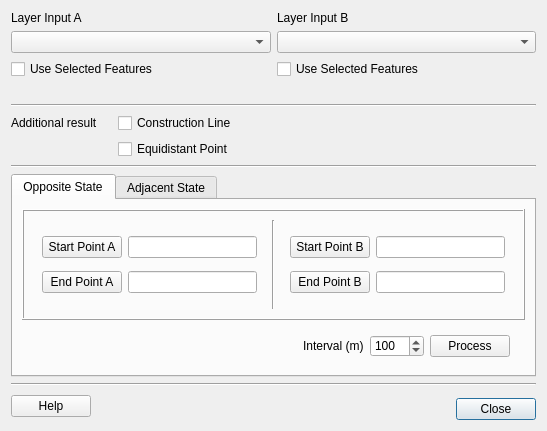
<?xml version="1.0" encoding="UTF-8"?>
<ui version="4.0">
 <class>EquiDistDialog</class>
 <widget class="QDialog" name="EquiDistDialog">
  <property name="geometry">
   <rect>
    <x>0</x>
    <y>0</y>
    <width>547</width>
    <height>431</height>
   </rect>
  </property>
  <property name="windowTitle">
   <string>EqDistant Plugin</string>
  </property>
  <layout class="QGridLayout" name="gridLayout_4">
   <item row="0" column="0" colspan="5">
    <layout class="QGridLayout" name="gridLayout">
     <item row="0" column="0">
      <widget class="QLabel" name="labelB_2">
       <property name="text">
        <string>Layer Input A</string>
       </property>
      </widget>
     </item>
     <item row="0" column="1">
      <widget class="QLabel" name="labelB">
       <property name="text">
        <string>Layer Input B</string>
       </property>
      </widget>
     </item>
     <item row="1" column="0">
      <widget class="QComboBox" name="layerInputA"/>
     </item>
     <item row="1" column="1">
      <widget class="QComboBox" name="layerInputB"/>
     </item>
     <item row="2" column="0">
      <widget class="QCheckBox" name="checkBox_pilihA">
       <property name="text">
        <string>Use Selected Features</string>
       </property>
      </widget>
     </item>
     <item row="2" column="1">
      <widget class="QCheckBox" name="checkBox_pilihB">
       <property name="text">
        <string>Use Selected Features</string>
       </property>
      </widget>
     </item>
     <item row="3" column="1">
      <widget class="QLabel" name="labelTitikB">
       <property name="font">
        <font>
         <pointsize>8</pointsize>
         <italic>true</italic>
        </font>
       </property>
       <property name="text">
        <string/>
       </property>
      </widget>
     </item>
     <item row="3" column="0">
      <widget class="QLabel" name="labelTitikA">
       <property name="font">
        <font>
         <pointsize>8</pointsize>
         <italic>true</italic>
        </font>
       </property>
       <property name="text">
        <string/>
       </property>
      </widget>
     </item>
    </layout>
   </item>
   <item row="18" column="0" colspan="5">
    <widget class="Line" name="line_5">
     <property name="orientation">
      <enum>Qt::Horizontal</enum>
     </property>
    </widget>
   </item>
   <item row="20" column="4">
    <widget class="QPushButton" name="btnClose">
     <property name="maximumSize">
      <size>
       <width>80</width>
       <height>16777215</height>
      </size>
     </property>
     <property name="text">
      <string>Close</string>
     </property>
    </widget>
   </item>
   <item row="19" column="0" rowspan="2" colspan="2">
    <widget class="QPushButton" name="btnHelp">
     <property name="maximumSize">
      <size>
       <width>80</width>
       <height>16777215</height>
      </size>
     </property>
     <property name="text">
      <string>Help</string>
     </property>
    </widget>
   </item>
   <item row="19" column="2" rowspan="2" colspan="2">
    <spacer name="horizontalSpacer">
     <property name="orientation">
      <enum>Qt::Horizontal</enum>
     </property>
     <property name="sizeHint" stdset="0">
      <size>
       <width>49</width>
       <height>20</height>
      </size>
     </property>
    </spacer>
   </item>
   <item row="1" column="0" colspan="5">
    <widget class="Line" name="line_2">
     <property name="orientation">
      <enum>Qt::Horizontal</enum>
     </property>
    </widget>
   </item>
   <item row="8" column="0" colspan="5">
    <widget class="Line" name="line_4">
     <property name="orientation">
      <enum>Qt::Horizontal</enum>
     </property>
    </widget>
   </item>
   <item row="2" column="0">
    <widget class="QLabel" name="label_7">
     <property name="text">
      <string>Additional result</string>
     </property>
    </widget>
   </item>
   <item row="2" column="1">
    <widget class="QCheckBox" name="checkBox_cLine">
     <property name="text">
      <string>Construction Line</string>
     </property>
    </widget>
   </item>
   <item row="3" column="1">
    <widget class="QCheckBox" name="checkBox_titikEq">
     <property name="text">
      <string>Equidistant Point</string>
     </property>
    </widget>
   </item>
   <item row="9" column="0" colspan="5">
    <widget class="QTabWidget" name="tabMenu">
     <property name="enabled">
      <bool>true</bool>
     </property>
     <property name="tabPosition">
      <enum>QTabWidget::North</enum>
     </property>
     <property name="tabShape">
      <enum>QTabWidget::Rounded</enum>
     </property>
     <property name="currentIndex">
      <number>0</number>
     </property>
     <property name="documentMode">
      <bool>false</bool>
     </property>
     <property name="tabsClosable">
      <bool>false</bool>
     </property>
     <property name="movable">
      <bool>false</bool>
     </property>
     <widget class="QWidget" name="opposite">
      <attribute name="title">
       <string>Opposite State</string>
      </attribute>
      <layout class="QGridLayout" name="gridLayout_5">
       <item row="0" column="0" colspan="2">
        <widget class="QFrame" name="frame_8">
         <property name="frameShape">
          <enum>QFrame::Box</enum>
         </property>
         <property name="frameShadow">
          <enum>QFrame::Raised</enum>
         </property>
         <layout class="QGridLayout" name="gridLayout_9">
          <item row="0" column="1">
           <widget class="Line" name="line">
            <property name="orientation">
             <enum>Qt::Vertical</enum>
            </property>
           </widget>
          </item>
          <item row="0" column="0">
           <widget class="QFrame" name="frame">
            <property name="frameShape">
             <enum>QFrame::NoFrame</enum>
            </property>
            <property name="frameShadow">
             <enum>QFrame::Raised</enum>
            </property>
            <layout class="QGridLayout" name="gridLayout_3">
             <item row="0" column="0">
              <layout class="QHBoxLayout" name="horizontalLayout_3">
               <item>
                <widget class="QPushButton" name="opp_btnStartA">
                 <property name="sizePolicy">
                  <sizepolicy hsizetype="Fixed" vsizetype="Fixed">
                   <horstretch>0</horstretch>
                   <verstretch>0</verstretch>
                  </sizepolicy>
                 </property>
                 <property name="text">
                  <string>Start Point A</string>
                 </property>
                </widget>
               </item>
               <item>
                <widget class="QLineEdit" name="lineEdit_sa">
                 <property name="sizePolicy">
                  <sizepolicy hsizetype="MinimumExpanding" vsizetype="Fixed">
                   <horstretch>0</horstretch>
                   <verstretch>0</verstretch>
                  </sizepolicy>
                 </property>
                </widget>
               </item>
              </layout>
             </item>
             <item row="1" column="0">
              <layout class="QHBoxLayout" name="horizontalLayout_4">
               <item>
                <widget class="QPushButton" name="opp_btnEndA">
                 <property name="sizePolicy">
                  <sizepolicy hsizetype="Fixed" vsizetype="Fixed">
                   <horstretch>0</horstretch>
                   <verstretch>0</verstretch>
                  </sizepolicy>
                 </property>
                 <property name="text">
                  <string>End Point A</string>
                 </property>
                </widget>
               </item>
               <item>
                <widget class="QLineEdit" name="lineEdit_ea">
                 <property name="sizePolicy">
                  <sizepolicy hsizetype="MinimumExpanding" vsizetype="Fixed">
                   <horstretch>0</horstretch>
                   <verstretch>0</verstretch>
                  </sizepolicy>
                 </property>
                </widget>
               </item>
              </layout>
             </item>
            </layout>
           </widget>
          </item>
          <item row="0" column="2">
           <widget class="QFrame" name="frame_2">
            <property name="frameShape">
             <enum>QFrame::NoFrame</enum>
            </property>
            <property name="frameShadow">
             <enum>QFrame::Raised</enum>
            </property>
            <layout class="QGridLayout" name="gridLayout_2">
             <item row="0" column="0">
              <layout class="QHBoxLayout" name="horizontalLayout_5">
               <item>
                <widget class="QPushButton" name="opp_btnStartB">
                 <property name="sizePolicy">
                  <sizepolicy hsizetype="Fixed" vsizetype="Fixed">
                   <horstretch>0</horstretch>
                   <verstretch>0</verstretch>
                  </sizepolicy>
                 </property>
                 <property name="text">
                  <string>Start Point B</string>
                 </property>
                </widget>
               </item>
               <item>
                <widget class="QLineEdit" name="lineEdit_sb">
                 <property name="sizePolicy">
                  <sizepolicy hsizetype="MinimumExpanding" vsizetype="Fixed">
                   <horstretch>0</horstretch>
                   <verstretch>0</verstretch>
                  </sizepolicy>
                 </property>
                </widget>
               </item>
              </layout>
             </item>
             <item row="1" column="0">
              <layout class="QHBoxLayout" name="horizontalLayout_6">
               <item>
                <widget class="QPushButton" name="opp_btnEndB">
                 <property name="sizePolicy">
                  <sizepolicy hsizetype="Fixed" vsizetype="Fixed">
                   <horstretch>0</horstretch>
                   <verstretch>0</verstretch>
                  </sizepolicy>
                 </property>
                 <property name="text">
                  <string>End Point B</string>
                 </property>
                </widget>
               </item>
               <item>
                <widget class="QLineEdit" name="lineEdit_eb">
                 <property name="sizePolicy">
                  <sizepolicy hsizetype="MinimumExpanding" vsizetype="Fixed">
                   <horstretch>0</horstretch>
                   <verstretch>0</verstretch>
                  </sizepolicy>
                 </property>
                </widget>
               </item>
              </layout>
             </item>
            </layout>
           </widget>
          </item>
         </layout>
        </widget>
       </item>
       <item row="1" column="0">
        <widget class="QFrame" name="frame_11">
         <property name="maximumSize">
          <size>
           <width>16777215</width>
           <height>40</height>
          </size>
         </property>
         <property name="frameShape">
          <enum>QFrame::NoFrame</enum>
         </property>
         <property name="frameShadow">
          <enum>QFrame::Raised</enum>
         </property>
         <layout class="QGridLayout" name="gridLayout_13">
          <item row="0" column="1">
           <layout class="QHBoxLayout" name="horizontalLayout_9">
            <item>
             <widget class="QLabel" name="label_6">
              <property name="text">
               <string>Interval (m)</string>
              </property>
             </widget>
            </item>
            <item>
             <widget class="QSpinBox" name="opp_intv">
              <property name="minimum">
               <number>1</number>
              </property>
              <property name="maximum">
               <number>1000</number>
              </property>
              <property name="singleStep">
               <number>1</number>
              </property>
              <property name="value">
               <number>100</number>
              </property>
             </widget>
            </item>
           </layout>
          </item>
          <item row="0" column="0">
           <spacer name="horizontalSpacer_6">
            <property name="orientation">
             <enum>Qt::Horizontal</enum>
            </property>
            <property name="sizeHint" stdset="0">
             <size>
              <width>40</width>
              <height>20</height>
             </size>
            </property>
           </spacer>
          </item>
          <item row="0" column="2">
           <widget class="QPushButton" name="opp_btnRun">
            <property name="text">
             <string>Process</string>
            </property>
           </widget>
          </item>
         </layout>
        </widget>
       </item>
      </layout>
     </widget>
     <widget class="QWidget" name="adjacent">
      <attribute name="title">
       <string>Adjacent State</string>
      </attribute>
      <layout class="QGridLayout" name="gridLayout_11">
       <item row="0" column="0" colspan="2">
        <widget class="QFrame" name="frame_10">
         <property name="frameShape">
          <enum>QFrame::Box</enum>
         </property>
         <property name="frameShadow">
          <enum>QFrame::Raised</enum>
         </property>
         <layout class="QHBoxLayout" name="horizontalLayout_11">
          <item>
           <widget class="QFrame" name="frame_3">
            <property name="frameShape">
             <enum>QFrame::NoFrame</enum>
            </property>
            <property name="frameShadow">
             <enum>QFrame::Raised</enum>
            </property>
            <layout class="QGridLayout" name="gridLayout_6">
             <item row="0" column="0">
              <layout class="QHBoxLayout" name="horizontalLayout_7">
               <item>
                <widget class="QPushButton" name="adj_btnStartA">
                 <property name="sizePolicy">
                  <sizepolicy hsizetype="Fixed" vsizetype="Fixed">
                   <horstretch>0</horstretch>
                   <verstretch>0</verstretch>
                  </sizepolicy>
                 </property>
                 <property name="text">
                  <string>Start Point A</string>
                 </property>
                </widget>
               </item>
               <item>
                <widget class="QLineEdit" name="adj_lineEditA">
                 <property name="sizePolicy">
                  <sizepolicy hsizetype="MinimumExpanding" vsizetype="Fixed">
                   <horstretch>0</horstretch>
                   <verstretch>0</verstretch>
                  </sizepolicy>
                 </property>
                </widget>
               </item>
              </layout>
             </item>
            </layout>
           </widget>
          </item>
          <item>
           <widget class="Line" name="line_3">
            <property name="orientation">
             <enum>Qt::Vertical</enum>
            </property>
           </widget>
          </item>
          <item>
           <widget class="QFrame" name="frame_5">
            <property name="frameShape">
             <enum>QFrame::NoFrame</enum>
            </property>
            <property name="frameShadow">
             <enum>QFrame::Raised</enum>
            </property>
            <layout class="QGridLayout" name="gridLayout_7">
             <item row="0" column="0">
              <layout class="QHBoxLayout" name="horizontalLayout_8">
               <item>
                <widget class="QPushButton" name="adj_btnStartB">
                 <property name="sizePolicy">
                  <sizepolicy hsizetype="Fixed" vsizetype="Fixed">
                   <horstretch>0</horstretch>
                   <verstretch>0</verstretch>
                  </sizepolicy>
                 </property>
                 <property name="text">
                  <string>Start Point B</string>
                 </property>
                </widget>
               </item>
               <item>
                <widget class="QLineEdit" name="adj_lineEditB">
                 <property name="sizePolicy">
                  <sizepolicy hsizetype="MinimumExpanding" vsizetype="Fixed">
                   <horstretch>0</horstretch>
                   <verstretch>0</verstretch>
                  </sizepolicy>
                 </property>
                </widget>
               </item>
              </layout>
             </item>
            </layout>
           </widget>
          </item>
         </layout>
        </widget>
       </item>
       <item row="1" column="0">
        <widget class="QFrame" name="frame_9">
         <property name="maximumSize">
          <size>
           <width>16777215</width>
           <height>40</height>
          </size>
         </property>
         <property name="frameShape">
          <enum>QFrame::NoFrame</enum>
         </property>
         <property name="frameShadow">
          <enum>QFrame::Raised</enum>
         </property>
         <layout class="QGridLayout" name="gridLayout_10">
          <item row="0" column="1">
           <widget class="QLabel" name="labelB_3">
            <property name="text">
             <string>Claim Distance (NM)</string>
            </property>
           </widget>
          </item>
          <item row="0" column="2">
           <widget class="QLineEdit" name="adj_claim_dist">
            <property name="sizePolicy">
             <sizepolicy hsizetype="MinimumExpanding" vsizetype="Fixed">
              <horstretch>0</horstretch>
              <verstretch>0</verstretch>
             </sizepolicy>
            </property>
            <property name="text">
             <string/>
            </property>
            <property name="placeholderText">
             <string>in Nautical Miles</string>
            </property>
           </widget>
          </item>
          <item row="0" column="3">
           <layout class="QHBoxLayout" name="horizontalLayout_2">
            <item>
             <widget class="QLabel" name="label_4">
              <property name="text">
               <string>Interval (m)</string>
              </property>
             </widget>
            </item>
            <item>
             <widget class="QSpinBox" name="adj_intv">
              <property name="minimum">
               <number>1</number>
              </property>
              <property name="maximum">
               <number>1000</number>
              </property>
              <property name="singleStep">
               <number>1</number>
              </property>
              <property name="value">
               <number>100</number>
              </property>
             </widget>
            </item>
           </layout>
          </item>
          <item row="0" column="0">
           <spacer name="horizontalSpacer_3">
            <property name="orientation">
             <enum>Qt::Horizontal</enum>
            </property>
            <property name="sizeHint" stdset="0">
             <size>
              <width>40</width>
              <height>20</height>
             </size>
            </property>
           </spacer>
          </item>
          <item row="0" column="4">
           <widget class="QPushButton" name="adj_btnRun">
            <property name="text">
             <string>Process</string>
            </property>
           </widget>
          </item>
         </layout>
        </widget>
       </item>
      </layout>
     </widget>
    </widget>
   </item>
  </layout>
 </widget>
 <tabstops>
  <tabstop>layerInputA</tabstop>
  <tabstop>layerInputB</tabstop>
  <tabstop>checkBox_pilihA</tabstop>
  <tabstop>checkBox_pilihB</tabstop>
  <tabstop>checkBox_cLine</tabstop>
  <tabstop>checkBox_titikEq</tabstop>
  <tabstop>tabMenu</tabstop>
  <tabstop>opp_btnStartA</tabstop>
  <tabstop>lineEdit_sa</tabstop>
  <tabstop>opp_btnEndA</tabstop>
  <tabstop>lineEdit_ea</tabstop>
  <tabstop>opp_btnStartB</tabstop>
  <tabstop>lineEdit_sb</tabstop>
  <tabstop>opp_btnEndB</tabstop>
  <tabstop>lineEdit_eb</tabstop>
  <tabstop>opp_intv</tabstop>
  <tabstop>opp_btnRun</tabstop>
  <tabstop>btnHelp</tabstop>
  <tabstop>btnClose</tabstop>
  <tabstop>adj_btnStartA</tabstop>
  <tabstop>adj_lineEditA</tabstop>
  <tabstop>adj_btnStartB</tabstop>
  <tabstop>adj_lineEditB</tabstop>
  <tabstop>adj_claim_dist</tabstop>
  <tabstop>adj_intv</tabstop>
  <tabstop>adj_btnRun</tabstop>
 </tabstops>
 <resources/>
 <connections/>
</ui>
